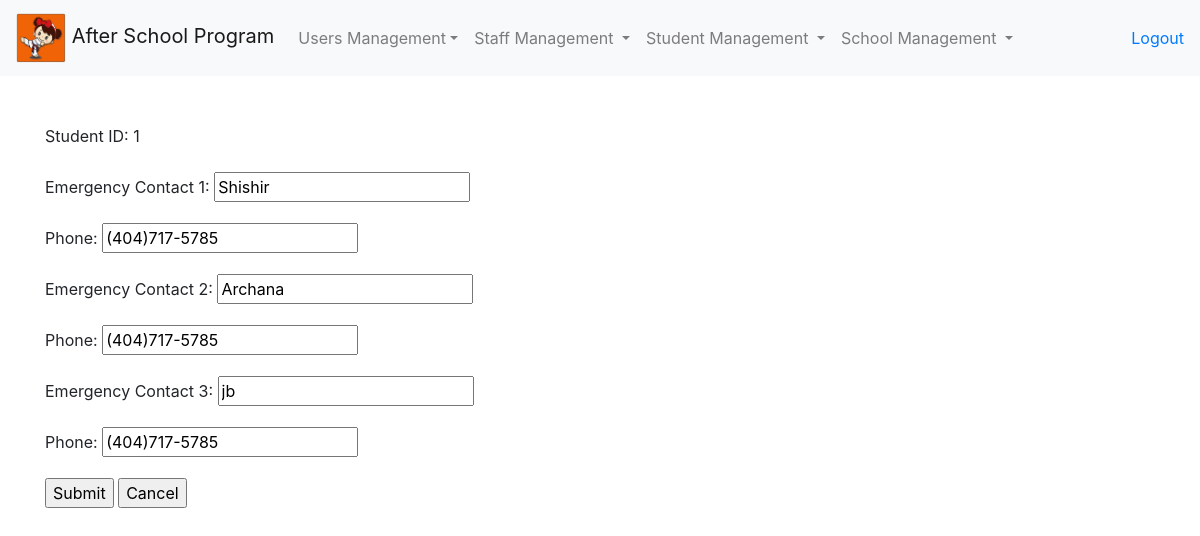
Screenshot of /edit_student_contact.php?student_id=1 (signed in) with the database file from the repository.
### tables this page shows
CREATE TABLE tbl_emergency_contact (
student_id INT UNSIGNED NOT NULL AUTO_INCREMENT KEY,
emergency1 VARCHAR(128),
phone1 VARCHAR(20),
emergency2 VARCHAR(128),
phone2 VARCHAR(20),
emergency3 VARCHAR(128),
phone3 VARCHAR(20),
FOREIGN KEY (student_id) REFERENCES tbl_student_info(student_id)
);

### edit_contact_form.php (the view)
<?php
$student_id = $_GET['student_id'];
$sql = 'select * from tbl_emergency_contact where student_id = :student_id';
$statement = $pdo->prepare($sql);
$statement->execute(array(':student_id'=> $student_id));
$row = $statement->fetch(PDO::FETCH_ASSOC);
$contact1 = $row['emergency1'];
$phone1 = $row['phone1'];
$contact2 = $row['emergency2'];
$phone2 = $row['phone2'];
$contact3 = $row['emergency3'];
$phone3 = $row['phone3'];
?>
<form method="POST">
  <div class="form-group">
    <label for="student_id">Student ID: <?php if(isset($student_id)) echo $student_id;?></label>
   <br/>
  </div>
  <div class="form-group">
    <label for="contact1">Emergency Contact 1:</label>
    <input type="text" name="contact1" id="contact1"
    <?php if(isset($contact1)) echo "value='".$contact1."'";?>
    ><br/>
  </div>
  <div class="form-group">
    <label for="phone1">Phone:</label>
    <input type="text" name="phone1" id="phone1"
    <?php if(isset($phone1)) echo "value='".$phone1."'";?>
    <br/>
  </div>
 <div class="form-group">
    <label for="contact1">Emergency Contact 2:</label>
    <input type="text" name="contact2" id="contact2"
    <?php if(isset($contact2)) echo "value='".$contact2."'";?>
    ><br/>
  </div>
  <div class="form-group">
    <label for="phone2">Phone:</label>
    <input type="text" name="phone2" id="phone2"
    <?php if(isset($phone2)) echo "value='".$phone2."'";?>
    <br/>
  </div>
   <div class="form-group">
    <label for="contact3">Emergency Contact 3:</label>
    <input type="text" name="contact3" id="contact3"
    <?php if(isset($contact3)) echo "value='".$contact3."'";?>
    ><br/>
  </div>
  <div class="form-group">
    <label for="phone3">Phone:</label>
    <input type="text" name="phone3" id="phone3"
    <?php if(isset($phone3)) echo "value='".$phone3."'";?>
    <br/>
  </div>
  <div class="form-group">
    <input type="submit" name="add" value="Submit">
    <input type="submit" name="cancel" value="Cancel">
  </div>
</form>

### rows the page displays
tbl_emergency_contact: contact1 "Shishir", phone1 "(404)717-5785", contact2 "Archana", phone2 "(404)717-5785", contact3 "jb", phone3 "(404)717-5785"

### other values shown
$student_id "1"
